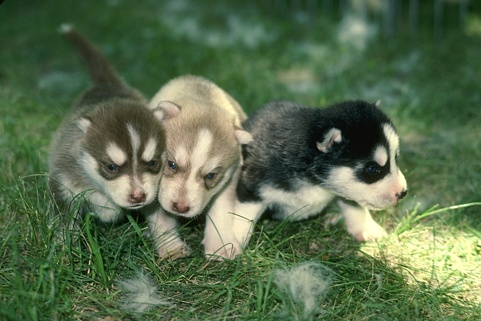
%> input picture HW2/Dogs.jpg, 481 x 321 px
$ octave hwcanny.m   (GNU Octave 9; MATLAB toolbox functions it lacks are replaced by stand-ins)
%> lines starting %> are read from the running program, lines starting %| are printed output that depends on the picture; in (x1, y1, x2, y2) boxes, pixels count from 0 and x2, y2 are one past the last pixel; in counts of white or black regions, pixels touching at a corner belong together; the program's own positions count from 1
I = imread('Dogs.jpg');
%> I is the input picture: size 321x481x3 uint8; mean R, G, B 88.1, 108.3, 76.6
I1=rgb2gray(I);
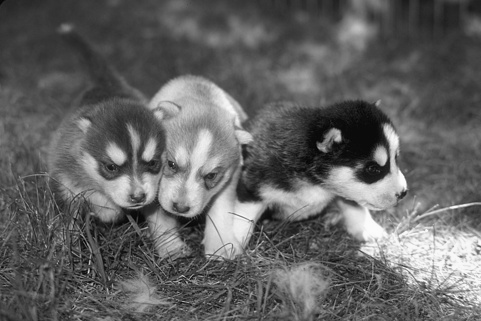
%> I1: size 321x481 uint8; min 1, max 252, mean 98.7
figure;
imshow(I1)
impixelinfo();
BW1 = edge(I1,'Canny',[0.15,0.45],1.4);
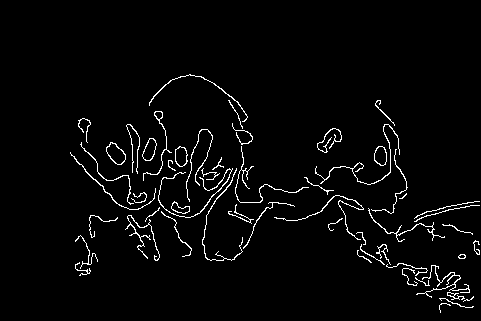
%> BW1: size 321x481 logical; 3% white in thin lines or dots, all inside (x1, y1, x2, y2) = (70, 74, 480, 313)
figure;
imshow(BW1)
%BW2 = edge(I1,'Sobel');
%figure;
%imshow(BW2)

$ run again, with HW2/Helicopter.jpg copied over HW2/Dogs.jpg
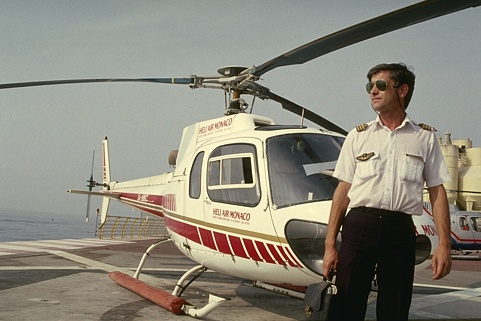
%> input picture HW2/Helicopter.jpg, 481 x 321 px
%> I is the input picture: size 321x481x3 uint8; mean R, G, B 138.6, 135, 123
%> `I1=rgb2gray(I);`:
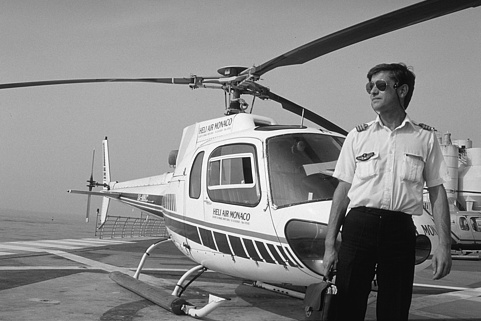
%> I1: size 321x481 uint8; min 1, max 253, mean 134.7
%> `BW1 = edge(I1,'Canny',[0.15,0.45],1.4);`:
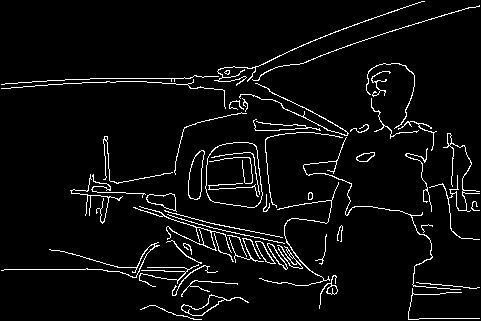
%> BW1: size 321x481 logical; 4.8% white in thin lines or dots
